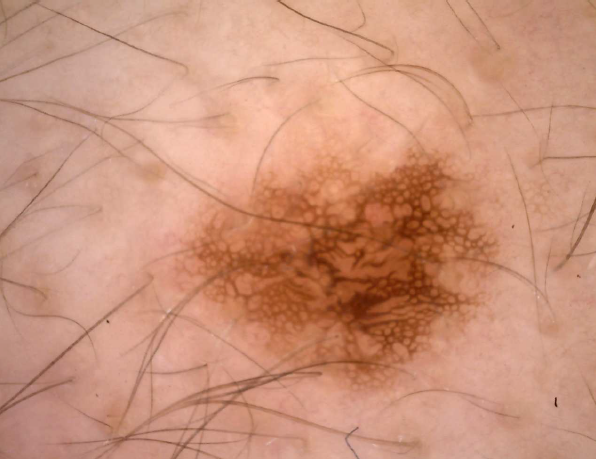
%> input picture Matlab/Shadow remove/gfinvim-master/src/m/mine/112.png, 596 x 459 px
$ octave mine.m   (GNU Octave 9; MATLAB toolbox functions it lacks are replaced by stand-ins)
%> lines starting %> are read from the running program, lines starting %| are printed output that depends on the picture
%从RGB空间到HSV空间转换,以及查看H,S,V分量的Matlab程序实现
clear;clc;
a=imread('112.png');
%> a is the input picture: size 459x596x3 uint8; mean R, G, B 203.3, 146.7, 121.7
hv=rgb2hsv(a);
%> hv: size 459x596x3 double; mean H, S, V 0.0501, 0.412, 0.797
%可以通过下面的程序看一幅图的HSV三个通道
H=hv(:,:,1);
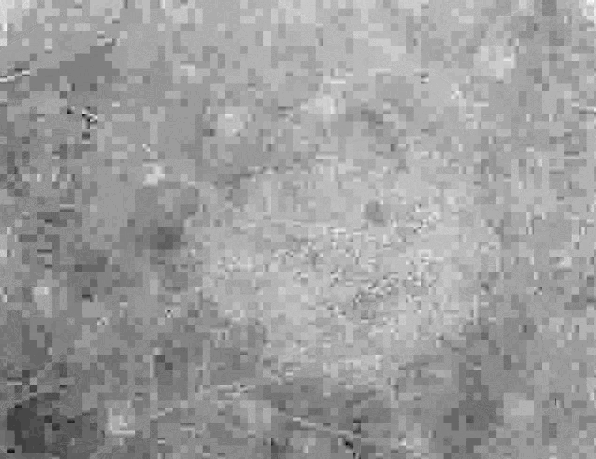
%> H: size 459x596 double; min 0.00379, max 0.0789, mean 0.0501; drawn with min black and max white
S=hv(:,:,2);
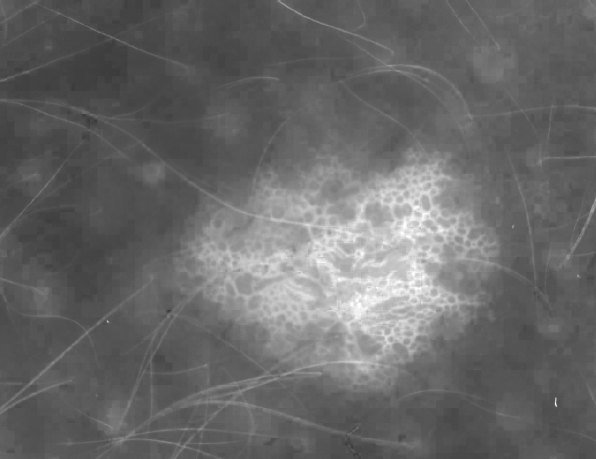
%> S: size 459x596 double; min 0.222, max 1, mean 0.412
V=hv(:,:,3);
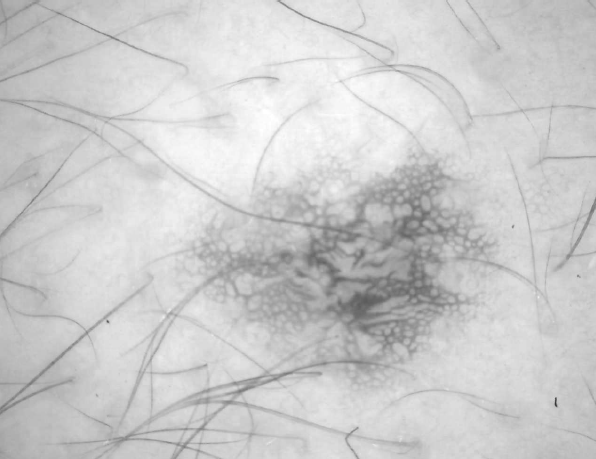
%> V: size 459x596 double; min 0.212, max 1, mean 0.797

figure;
subplot(1,2,1);imshow(a);title('原始图像');
subplot(1,2,2);imshow(hv);title('HSV空间图像');

figure;
subplot(1,3,1);imshow(H);title('HSV空间H分量图像');
subplot(1,3,2);imshow(S);title('HSV空间S分量图像');
subplot(1,3,3);imshow(V);title('HSV空间V分量图像');
imwrite(V,'v.png');
